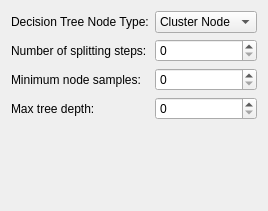
                       <widget class="QWidget" name="page_46">
                        <layout class="QGridLayout" name="gridLayout_92">
                         <item row="2" column="0">
                          <spacer name="verticalSpacer_10">
                           <property name="orientation">
                            <enum>Qt::Vertical</enum>
                           </property>
                           <property name="sizeHint" stdset="0">
                            <size>
                             <width>20</width>
                             <height>40</height>
                            </size>
                           </property>
                          </spacer>
                         </item>
                         <item row="0" column="0">
                          <layout class="QFormLayout" name="formLayout_17">
                           <item row="2" column="0">
                            <widget class="QLabel" name="label_113">
                             <property name="text">
                              <string>Number of splitting steps:</string>
                             </property>
                            </widget>
                           </item>
                           <item row="2" column="1">
                            <widget class="QSpinBox" name="pipelineTool_decisionTree_numSpiltingSteps"/>
                           </item>
                           <item row="3" column="0">
                            <widget class="QLabel" name="label_111">
                             <property name="text">
                              <string>Minimum node samples:</string>
                             </property>
                            </widget>
                           </item>
                           <item row="3" column="1">
                            <widget class="QSpinBox" name="pipelineTool_decisionTree_minSamplesPerNode"/>
                           </item>
                           <item row="4" column="0">
                            <widget class="QLabel" name="label_112">
                             <property name="text">
                              <string>Max tree depth:</string>
                             </property>
                            </widget>
                           </item>
                           <item row="4" column="1">
                            <widget class="QSpinBox" name="pipelineTool_decisionTree_maxDepth"/>
                           </item>
                           <item row="1" column="0">
                            <widget class="QLabel" name="label_127">
                             <property name="text">
                              <string>Decision Tree Node Type:</string>
                             </property>
                            </widget>
                           </item>
                           <item row="1" column="1">
                            <widget class="QComboBox" name="pipelineTool_decisionTreeNodeType">
                             <item>
                              <property name="text">
                               <string>Cluster Node</string>
                              </property>
                             </item>
                             <item>
                              <property name="text">
                               <string>Threshold</string>
                              </property>
                             </item>
                            </widget>
                           </item>
                          </layout>
                         </item>
                         <item row="1" column="0">
                          <spacer name="verticalSpacer_14">
                           <property name="orientation">
                            <enum>Qt::Vertical</enum>
                           </property>
                           <property name="sizeHint" stdset="0">
                            <size>
                             <width>20</width>
                             <height>40</height>
                            </size>
                           </property>
                          </spacer>
                         </item>
                        </layout>
                       </widget>
